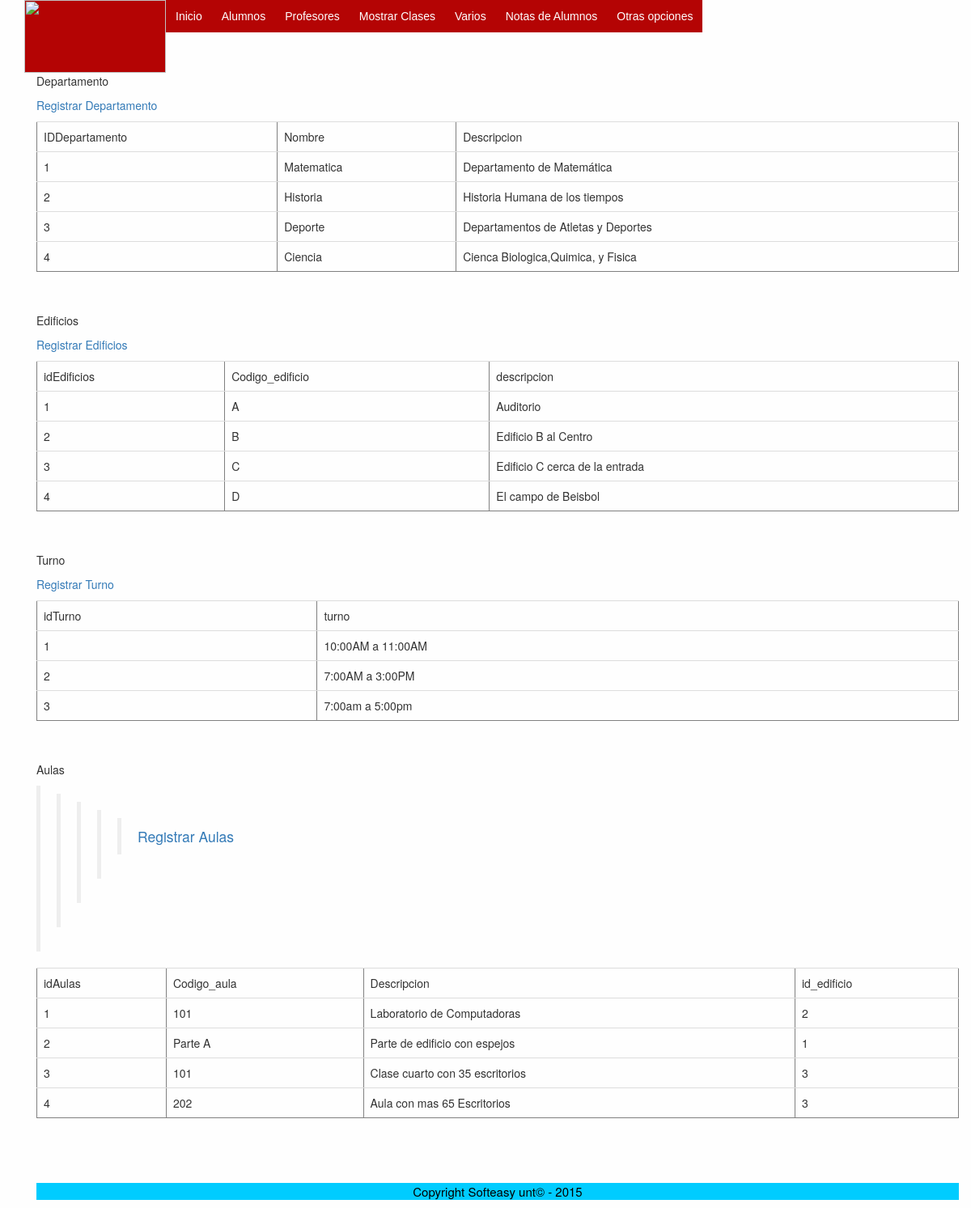
The page /Edificios_Utensileos/MenudeAgregar.php (signed in) on the database as committed earlier.
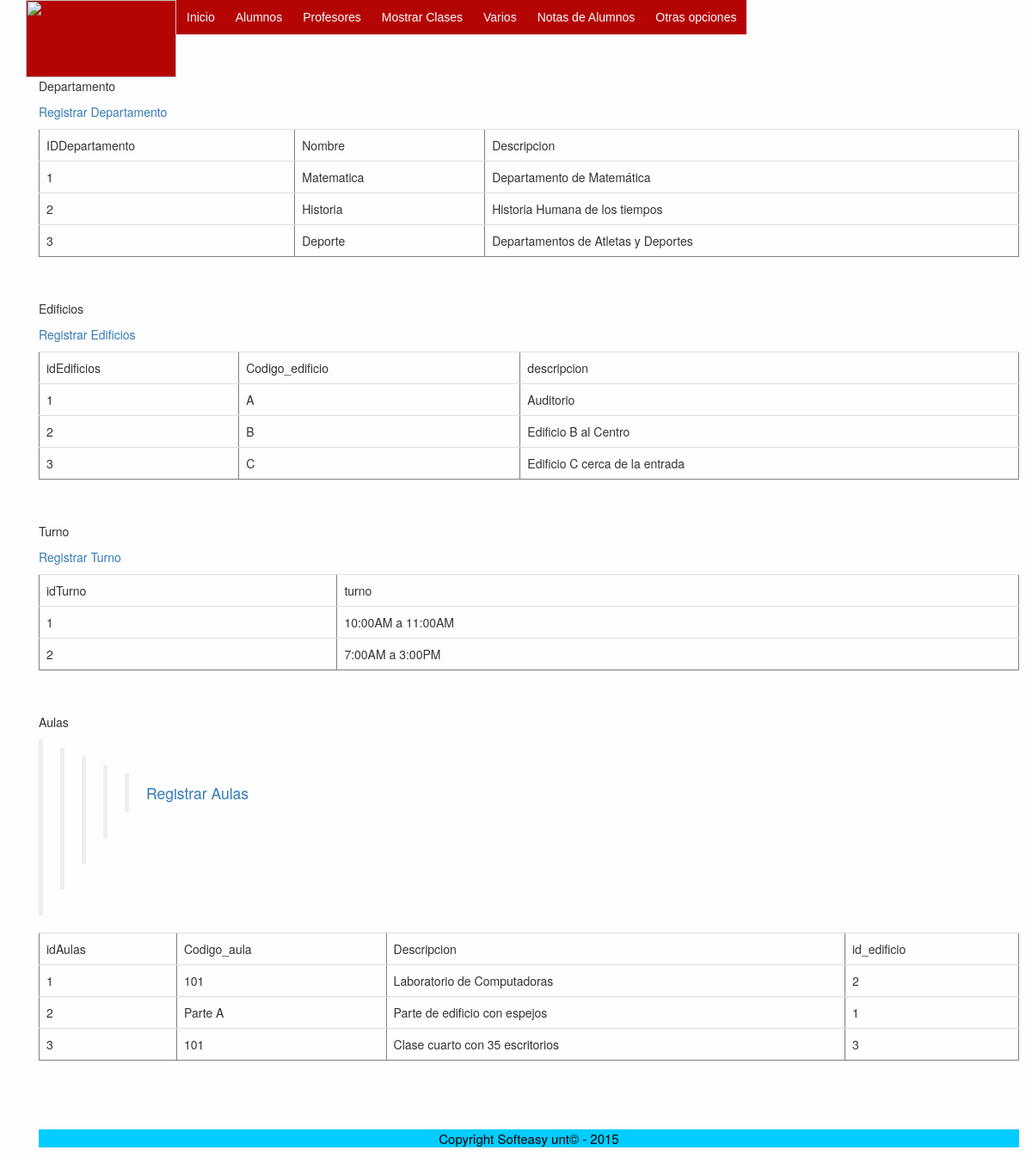
The same page on the database as committed later.
### tables this page shows
CREATE TABLE `Departamento` (
  `IDDepartamento` int(11) NOT NULL AUTO_INCREMENT,
  `Nombre` varchar(45) NOT NULL,
  `Descripcion` varchar(45) NOT NULL,
  PRIMARY KEY (`IDDepartamento`)
);

CREATE TABLE `edificios` (
  `idEdificios` int(11) NOT NULL AUTO_INCREMENT,
  `Codigo_edificio` varchar(45) NOT NULL,
  `descripcion` varchar(45) NOT NULL,
  PRIMARY KEY (`idEdificios`)
);

CREATE TABLE `turno` (
  `idTurno` int(11) NOT NULL AUTO_INCREMENT,
  `turno` varchar(45) NOT NULL,
  PRIMARY KEY (`idTurno`)
);

CREATE TABLE `aulas` (
  `idAulas` int(11) NOT NULL AUTO_INCREMENT,
  `Codigo_aula` varchar(45) NOT NULL,
  `Descripcion` varchar(45) NOT NULL,
  `id_edificio` int(11) NOT NULL,
  PRIMARY KEY (`idAulas`)
);

### Edificios_Utensileos/MenudeAgregar.php (the view, shortened to what this page needs)
  <?php require_once('../Connections/basededatos.php'); ?>
  <?php
$maxRows_Departamento = 10;
$pageNum_Departamento = 0;
$startRow_Departamento = $pageNum_Departamento * $maxRows_Departamento;
$query_Departamento = "SELECT * FROM Departamento";
$query_limit_Departamento = sprintf("%s LIMIT %d, %d", $query_Departamento, $startRow_Departamento, $maxRows_Departamento);
$Departamento = mysql_query($query_limit_Departamento, $basededatos) or die(mysql_error());
$row_Departamento = mysql_fetch_assoc($Departamento);
$query_Edificio = "SELECT * FROM edificios";
$Edificio = mysql_query($query_Edificio, $basededatos) or die(mysql_error());
$row_Edificio = mysql_fetch_assoc($Edificio);
$query_Aulas = "SELECT * FROM aulas";
$Aulas = mysql_query($query_Aulas, $basededatos) or die(mysql_error());
$row_Aulas = mysql_fetch_assoc($Aulas);
$query_Recordset1 = "SELECT * FROM turno";
$Recordset1 = mysql_query($query_Recordset1, $basededatos) or die(mysql_error());
$row_Recordset1 = mysql_fetch_assoc($Recordset1);
?>
<!DOCTYPE html PUBLIC "-//W3C//DTD XHTML 1.0 Transitional//EN" "http://www.w3.org/TR/xhtml1/DTD/xhtml1-transitional.dtd">
<html xmlns="http://www.w3.org/1999/xhtml">
<head>
<link rel="stylesheet" href="../Css/style.css">
<link rel="stylesheet" href="../Css/Styles.css" type="text/css">
<link href="../Css/bootstrap.min.css" rel="stylesheet">
<link href="../menu.css" rel="stylesheet">
<link rel="stylesheet" href="../Css/fonts.css">
</head>
<body>
<div class="container">
<header>
<div class="logo">
<center><img src="../Imagenes/sca-administrator_solo_por_illustracion.jpg" alt="" width="175" height="90"/></center>
</div ><div id="headerr" class="table" >
 <ul class="nav">
    <li><a href="../paginas/Home.php">Inicio </a></li>
    <li><a href="../alumnos/Buscar.php ">Alumnos</a>  				  </li>
    <li><a href="../profesores/Buscar.php">Profesores</a>
            </li>
    <li><a href="../Clases/Buscar.php">Mostrar Clases </a> </li>
     <li><a href="#">Varios </a> <ul>
<a href="../Edificios_Utensileos/EdificioRegistro.php">Registro de Edificios</a></li>
                  </ul></li>
           <li><a href="../Notas/Menu.ph">Notas de Alumnos </a> </li>
          <li><a href="#">Otras opciones </a> </li>
    </div>
</header>
<div class="container">
<div class="table-responsive">
<p>Departamento</p>
<p><a href="/Edificios_Utensileos/DepartamentoRegistro.php">Registrar Departamento</a></p>
<table border="1" class="table">
  <tr>
    <td>IDDepartamento</td>
    <td>Nombre</td>
    <td>Descripcion</td>
  </tr>
  <?php do { ?>
    <tr>
      <td><?php echo $row_Departamento['IDDepartamento']; ?></td>
      <td><?php echo $row_Departamento['Nombre']; ?></td>
      <td><?php echo $row_Departamento['Descripcion']; ?></td>
    </tr>
    <?php } while ($row_Departamento = mysql_fetch_assoc($Departamento)); ?>
</table>
<p>&nbsp;</p>
<p>Edificios</p>
<p><a href="/Edificios_Utensileos/EdificioRegistro.php">Registrar Edificios</a></p>
<table border="1" class="table">
  <tr>
    <td>idEdificios</td>
    <td>Codigo_edificio</td>
    <td>descripcion</td>
  </tr>
  <?php do { ?>
    <tr>
      <td><?php echo $row_Edificio['idEdificios']; ?></td>
      <td><?php echo $row_Edificio['Codigo_edificio']; ?></td>
      <td><?php echo $row_Edificio['descripcion']; ?></td>
    </tr>
    <?php } while ($row_Edificio = mysql_fetch_assoc($Edificio)); ?>
</table>
<p>&nbsp;</p>
<p>Turno
</p>
<p><a href="/Edificios_Utensileos/TurnoRegistro.php">Registrar Turno</a></p>
<table border="1" class="table">
  <tr>
    <td>idTurno</td>
    <td>turno</td>
  </tr>
  <?php do { ?>
  <tr>
    <td><?php echo $row_Recordset1['idTurno']; ?></td>
    <td><?php echo $row_Recordset1['turno']; ?></td>
  </tr>
  <?php } while ($row_Recordset1 = mysql_fetch_assoc($Recordset1)); ?>
</table>
<p>&nbsp;</p>
<p>Aulas</p>
<blockquote>
       <blockquote>
         <blockquote>
           <blockquote>
             <blockquote>
               <p><a href="/Edificios_Utensileos/AulaRegistro.php">Registrar Aulas</a></p>
             </blockquote>
           </blockquote>
         </blockquote>
  </blockquote>
</blockquote>
<table border="1" class="table">
  <tr>
    <td>idAulas</td>
    <td>Codigo_aula</td>
    <td>Descripcion</td>
    <td>id_edificio</td>
  </tr>
  <?php do { ?>
    <tr>
      <td><?php echo $row_Aulas['idAulas']; ?></td>
      <td><?php echo $row_Aulas['Codigo_aula']; ?></td>
      <td><?php echo $row_Aulas['Descripcion']; ?></td>
      <td><?php echo $row_Aulas['id_edificio']; ?></td>
    </tr>
    <?php } while ($row_Aulas = mysql_fetch_assoc($Aulas)); ?>
</table>
</div>
<p>&nbsp;</p>
<p>&nbsp;</p>
<div id="footer">
<p> Copyright Softeasy unt&copy; - 2015</p>
</div>
</div>
</body>
</html>

Rows that differ between the two databases and show on the page:
removed departamento: IDDepartamento "4", Nombre "Ciencia", Descripcion "Cienca Biologica,Quimica, y Fisica"
removed edificios: idEdificios "4", Codigo_edificio "D", descripcion "El campo de Beisbol"
removed turno: idTurno "3", turno "7:00am a 5:00pm"
removed aulas: idAulas "4", Codigo_aula "202", Descripcion "Aula con mas 65 Escritorios", id_edificio "3"
